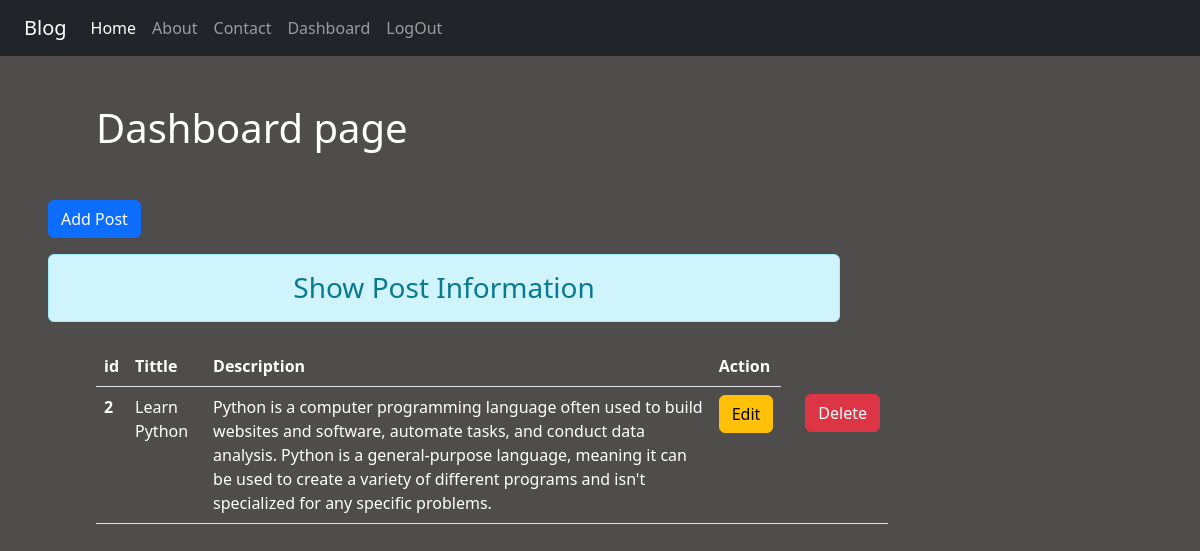
The page /das/ (signed in) on the database its author committed.
### blog/models.py (models this page shows)
class post(models.Model):
    Tittle=models.CharField(max_length=50)
    desc=models.TextField()

### blog/views.py (the view)
# urls.py: path('das/',views.dashboard,name='das'),
def dashboard(request):
    if request.user.is_authenticated:
        posts=post.objects.all()
        return render(request,'blog/dashboard.html',{'pt':posts})
    else:
        return HttpResponseRedirect('/log/')

### blog/templates/blog/dashboard.html (shortened to what this page needs)
{% extends 'blog/base.html' %}
{% load static %}
{% block content %}
<div class="col-sm-8 ms-5">
    <h1 class="  my-5 text-white ms-5">Dashboard page</h1>
    <a href="{% url 'add' %}" class="btn btn-primary ">Add Post</a>
    <h3 class="text-center alert alert-info mt-3">Show Post Information</h3>
    {% if pt %}
    <table class="table text-white mt-4 ms-5">
        <thead>
          <tr>
            <th scope="col">id</th>
            <th scope="col">Tittle</th>
            <th scope="col">Description</th>
            <th scope="col">Action</th>
          </tr>
        </thead>
        <tbody>
            {% for post in pt %}
          <tr>
            <th scope="row">{{post.id}}</th>
            <td>{{post.Tittle}}</td>
            <td>{{post.desc}}</td>
            <td> <a href="{% url 'up' post.id %}" class="btn btn-warning">Edit</a></td>
              <td> <form action="{% url 'del' post.id  %}" method="post">
                <td> <input type="submit" value="Delete" class="btn btn-danger"></td>
              </form></td>
          </tr>
          {% endfor %}
        </tbody>
      </table>
      {% endif %}
    {% endblock %}

### blog/static/blog/css/style.css (style rules this page uses)
body { background-color: rgb(79, 76, 76); }

### rows shown on the page
post: id "2", Tittle "Learn Python", desc "Python is a computer programming language often used to build websites and software, automate tasks, and conduct data analysis. Python is a general-purpose language, meaning it can be used to create a variety of different programs and isn't specialized for any specific problems."
